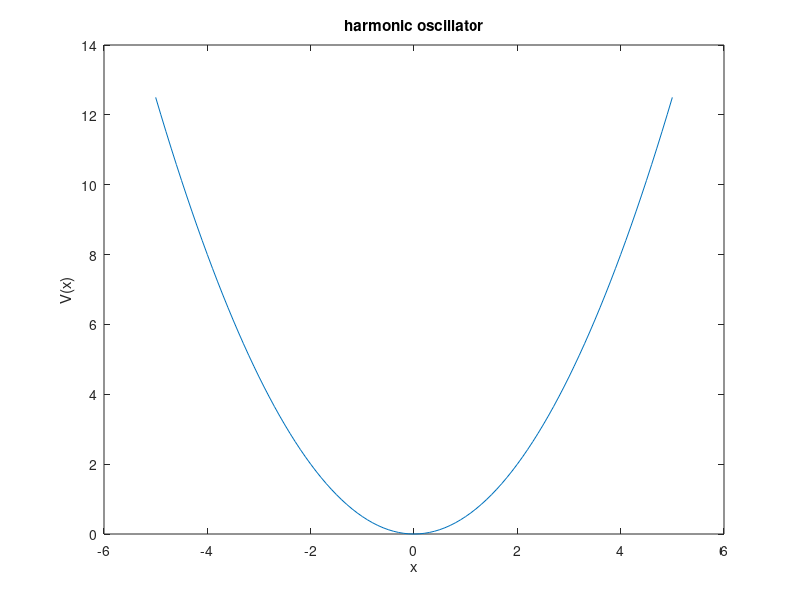
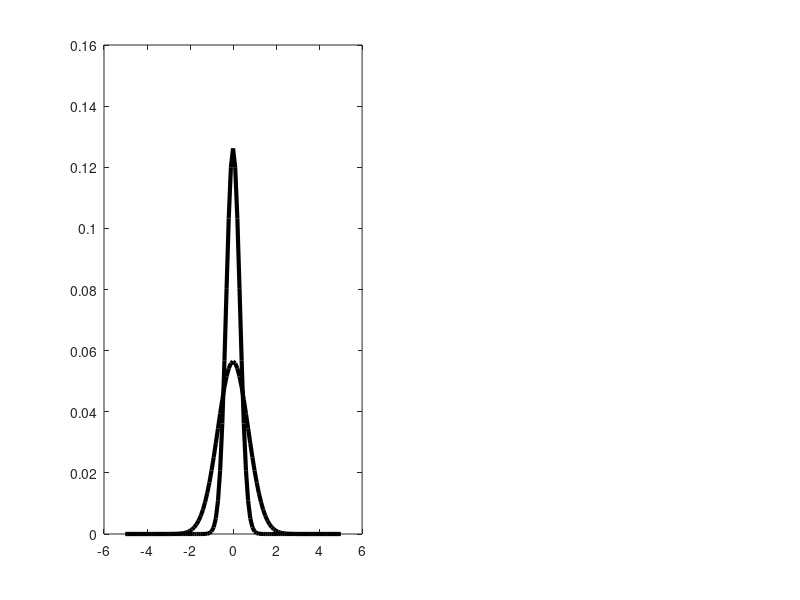

These charts were generated, in order, by the following MATLAB code: (Note: this script raises an error after producing the figures.)
clear all

% constants
H_BAR = 1;
K_B = 1;
T = [0.1, 1];
T_str = ['0.100000';'1.000000'];
N_BEAD = [1,2,4,8,16,32,64];
BETA = 1/K_B./T;
M = 1;
N_SAMPLES = 40000*32;

% space discretization
dx = 0.1;% 0.02
x = -5:dx:5;
x_mid = (x(1:end-1)+x(2:end))/2;

%% show harmonic potential

% potential
w = 1;
V = @(x)w*w/2*x.^2;

figure(1)
clf
plot(x,V(x))
xlabel('x')
ylabel('V(x)')
title('harmonic oscillator')

%% plot different density distributions

figure(2)
clf
for i = 1:2
    subplot(1,2,i)
    exact_clasical_density = exp(-BETA(i)*V(x));
    exact_clasical_density = exact_clasical_density / sum(exact_clasical_density);
    exact_quantum_density = exp(-M*w*2/(2*H_BAR*sinh(BETA(i)*H_BAR*w))*(cosh(BETA(i)*H_BAR*w)-1)*x.*x);
    exact_quantum_density = exact_quantum_density / sum(exact_quantum_density);
    plot(x,exact_clasical_density,'k','LineWidth',3)
    hold on
    plot(x,exact_quantum_density,'k','LineWidth',3)
    for n = 1:7
        filename = strcat('data/presentation/harmonic_oscillator_qm_T_',T_str(i,:),'_N_',string(N_BEAD(n)),'.csv');
        data = csvread(filename);
        plot(x_mid,histcounts(data,x)/length(data))
    end
    title(strcat('Temperature = ',T_str(i,:)))
    xlabel('X')
    ylabel('\rho')
    legend('exact classical','exact quantum','1 bead','2 beads','4 beads','8 beads','16 beads','32 beads','64 beads')
end

%% show free energies

figure(3)
for i = 1:2
    subplot(1,2,i)
    exact_clasical_density = exp(-BETA(i)*V(x));
    exact_clasical_density = exact_clasical_density / sum(exact_clasical_density);
    exact_quantum_density = exp(-M*w*2/(2*H_BAR*sinh(BETA(i)*H_BAR*w))*(cosh(BETA(i)*H_BAR*w)-1)*x.*x);
    exact_quantum_density = exact_quantum_density / sum(exact_quantum_density);
    plot(x,-K_B*T(i)*log(exact_clasical_density),'k','LineWidth',3)
    hold on
    plot(x,-K_B*T(i)*log(exact_quantum_density),'k','LineWidth',3)
    for n = 1:7
        filename = strcat('data/presentation/harmonic_oscillator_qm_T_',T_str(i,:),'_N_',string(N_BEAD(n)),'.csv');
        data = csvread(filename);
        plot(x_mid,-K_B*T(i)*log(histcounts(data,x)/length(data)))
    end
    title(strcat('Temperature = ',T_str(i,:)))
    xlabel('X')
    ylabel('\rho')
    legend('exact classical','exact quantum','1 bead','2 beads','4 beads','8 beads','16 beads','32 beads','64 beads')
end
%% show double well

% potential
w = 1;
V = @(x)w*w*(x-1).^2.*(x+1).^2;

figure(4)
clf
plot(x,V(x))
xlabel('x')
ylabel('V(x)')
title('double well potential')

%% plot different density distributions

figure(5)
clf
for i = 1:2
    subplot(1,2,i)
    exact_clasical_density = exp(-BETA(i)*V(x));
    exact_clasical_density = exact_clasical_density / sum(exact_clasical_density);
    plot(x,exact_clasical_density,'k','LineWidth',3)
    hold on
    for n = 1:7
        filename = strcat('data/presentation/double_well_qm_T_',T_str(i,:),'_N_',string(N_BEAD(n)),'.csv');
        data = csvread(filename);
        plot(x_mid,histcounts(data,x)/length(data))
    end
    title(strcat('Temperature = ',T_str(i,:)))
    xlabel('X')
    ylabel('\rho')
    legend('exact classical','1 bead','2 beads','4 beads','8 beads','16 beads','32 beads','64 beads')
end

%% free energy

figure(6)
clf
for i = 1:2
    subplot(1,2,i)
    exact_clasical_density = exp(-BETA(i)*V(x));
    exact_clasical_density = exact_clasical_density / sum(exact_clasical_density);
    plot(x,-K_B*T(i)*log(exact_clasical_density),'k','LineWidth',3)
    hold on
    for n = 1:7
        filename = strcat('data/presentation/double_well_qm_T_',T_str(i,:),'_N_',string(N_BEAD(n)),'.csv');
        data = csvread(filename);
        plot(x_mid,-K_B*T(i)*log(histcounts(data,x)/length(data)))
    end
    title(strcat('Temperature = ',T_str(i,:)))
    xlabel('X')
    ylabel('\rho')
    legend('exact classical','1 bead','2 beads','4 beads','8 beads','16 beads','32 beads','64 beads')
end
